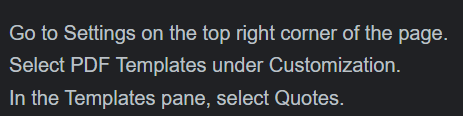
#> input picture sampy.png, 463 x 116 px
$ python app.py
#> lines starting #> are read from the running program, lines starting #| are printed output that depends on the picture
from PIL import Image
import pytesseract

# Load the screenshot image
screenshot_path = 'sampy.png'
screenshot = Image.open(screenshot_path)
#> screenshot is the input picture: PIL image 463x116 RGBA; mean R, G, B, A 47.6, 49.7, 52.9, 255

# Convert to grayscale for better OCR accuracy
screenshot_gray = screenshot.convert('L')
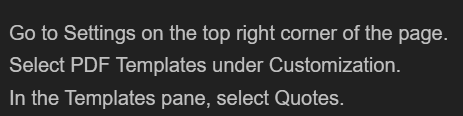
#> screenshot_gray: PIL image 463x116 L; min 33, max 192, mean 49.4

# Extract text using pytesseract
#> (the run stopped early here; a loop or call above may not have finished)
